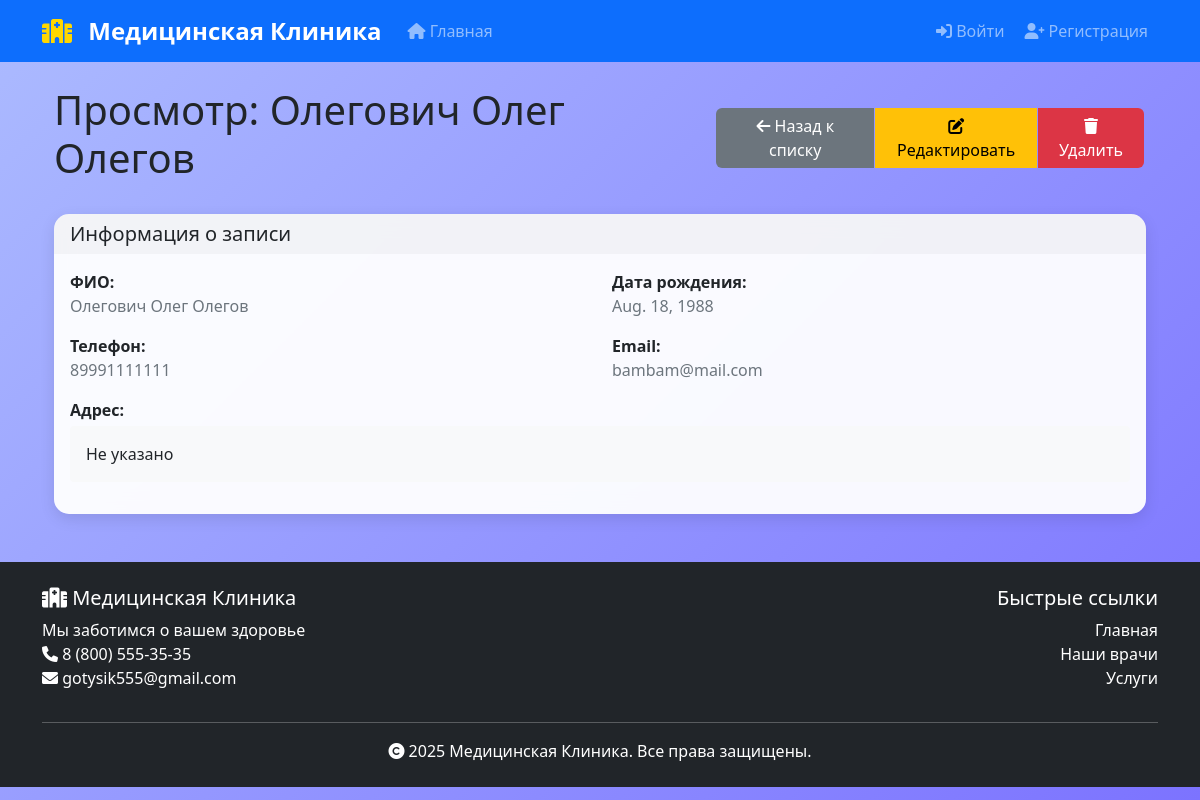
The page /clinic/patients/1/ on the database its author committed.
### clinic/models.py (models this page shows)
class Patient(models.Model):
    first_name = models.CharField(max_length=50, verbose_name="Имя")
    last_name = models.CharField(max_length=50, verbose_name="Фамилия")
    middle_name = models.CharField(max_length=50, verbose_name="Отчество", blank=True)
    birth_date = models.DateField(verbose_name="Дата рождения")
    phone = models.CharField(max_length=20, verbose_name="Телефон")
    email = models.EmailField(verbose_name="Email", blank=True)
    address = models.TextField(verbose_name="Адрес", blank=True)
    class Meta:
        verbose_name = "Пациент"
        verbose_name_plural = "Пациенты"
    def __str__(self):
        return f"{self.last_name} {self.first_name} {self.middle_name}"

### clinic/views.py (the view)
# urls.py: path('patients/<int:pk>/', views.patient_detail, name='patient_detail'),
def patient_detail(request, pk):
    patient = get_object_or_404(Patient, pk=pk)
    return render(request, 'clinic/patient_detail.html', {
        'patient': patient
    })

### templates/clinic/patient_detail.html (shortened to what this page needs)
{% extends 'clinic/base_detail.html' %}
{% block content %}
{% with object=patient back_url='clinic:patient_list' edit_url='clinic:patient_edit' delete_url='clinic:patient_delete' %}
{{ block.super }}
{% endwith %}
{% endblock %}

### templates/clinic/base_detail.html (shortened to what this page needs)
{% extends 'base.html' %}
{% block content %}
<div class="container mt-4">
    <div class="d-flex justify-content-between align-items-center mb-4">
        <h1>Просмотр: {{ object }}</h1>
        <div class="btn-group">
            <a href="{% url back_url %}" class="btn btn-secondary">
                <i class="fas fa-arrow-left"></i> Назад к списку
            </a>
            <a href="{% url edit_url object.pk %}" class="btn btn-warning">
                <i class="fas fa-edit"></i> Редактировать
            </a>
            <a href="{% url delete_url object.pk %}" class="btn btn-danger">
                <i class="fas fa-trash"></i> Удалить
            </a>
        </div>
    </div>
    <div class="card">
        <div class="card-header">
            <h5 class="card-title mb-0">Информация о записи</h5>
        </div>
        <div class="card-body">
            <div class="row">
                {% if object.specialization %}
                    <div class="col-md-6 mb-3">
                        <strong>ФИО:</strong>
                        <br>
                        <span class="text-muted">{{ object.last_name }} {{ object.first_name }} {{ object.middle_name }}</span>
                    </div>
                    <div class="col-md-6 mb-3">
                        <strong>Специальность:</strong>
                        <br>
                        <span class="text-muted">{{ object.specialization.name }}</span>
                    </div>
                    <div class="col-md-6 mb-3">
                        <strong>Стаж:</strong>
                        <br>
                        <span class="text-muted">{{ object.experience }} лет</span>
                    </div>
                    <div class="col-md-6 mb-3">
                        <strong>Телефон:</strong>
                        <br>
                        <span class="text-muted">{{ object.phone }}</span>
                    </div>
                {% elif object.birth_date %}
                    <div class="col-md-6 mb-3">
                        <strong>ФИО:</strong>
                        <br>
                        <span class="text-muted">{{ object.last_name }} {{ object.first_name }} {{ object.middle_name }}</span>
                    </div>
                    <div class="col-md-6 mb-3">
                        <strong>Дата рождения:</strong>
                        <br>
                        <span class="text-muted">{{ object.birth_date }}</span>
                    </div>
                    <div class="col-md-6 mb-3">
                        <strong>Телефон:</strong>
                        <br>
                        <span class="text-muted">{{ object.phone }}</span>
                    </div>
                    <div class="col-md-6 mb-3">
                        <strong>Email:</strong>
                        <br>
                        <span class="text-muted">{{ object.email|default:"Не указано" }}</span>
                    </div>
                    <div class="col-12 mb-3">
                        <strong>Адрес:</strong>
                        <br>
                        <div class="mt-1 p-3 bg-light rounded">
                            {{ object.address|linebreaksbr|default:"Не указано" }}
                        </div>
                    </div>
                {% endif %}
            </div>
        </div>
    </div>
</div>
{% endblock %}

### static/css/style.css (style rules this page uses)
:root { --primary-color: #2c3e50; --secondary-color: #3498db; --success-color: #27ae60; --danger-color: #e74c3c; --warning-color: #f39c12; --info-color: #17a2b8; --light-color: #ecf0f1; --dark-color: #2c3e50; }
body { font-family: 'Segoe UI', Tahoma, Geneva, Verdana, sans-serif; background: linear-gradient(135deg, #acbbff 0%, #7c73ff 100%); min-height: 100vh; }
.card { border: none; border-radius: 15px; box-shadow: 0 5px 15px rgba(0, 0, 0, 0.1); transition: all 0.3s ease; background: rgba(255, 255, 255, 0.95); backdrop-filter: blur(10px); }
.card-header { border-radius: 15px 15px 0 0 !important; border: none; font-weight: 600; }
.btn { border-radius: 8px; font-weight: 500; transition: all 0.3s ease; border: none; position: relative; overflow: hidden; }
.btn::before { content: ''; position: absolute; top: 0; left: -100%; width: 100%; height: 100%; background: linear-gradient(90deg, transparent, rgba(255, 255, 255, 0.2), transparent); transition: left 0.5s; }
.btn-group .btn { margin: 0 2px; border-radius: 6px; }
.container { animation: fadeIn 0.8s ease-out; }
.mb-4 { margin-bottom: 1.5rem !important; }
.mt-4 { margin-top: 1.5rem !important; }

### rows shown on the page
Patient: last_name+first_name+middle_name "Олегович Олег Олегов", last_name "Олегович", first_name "Олег", middle_name "Олегов", birth_date "Aug. 18, 1988", phone "89991111111", email "bambam@mail.com", address "Не указано"
